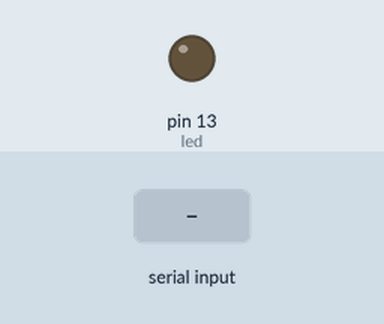
Simulated run of this sketch. Board: Arduino Uno, built with avr-gcc and run on an emulated ATmega328P. Shown: output pins drawn as LEDs (lit = HIGH). Inputs (shaded band) come from the test bench.

Above: at 1.2 s.
1.3 s: "1" received over Serial
At 2.1 s:
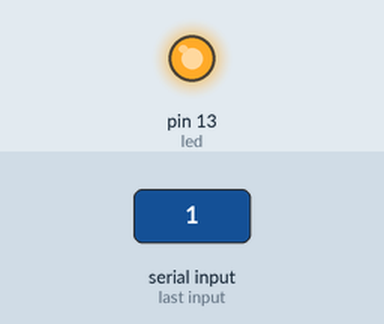
2.8 s: "0" received over Serial
At 3.2 s:
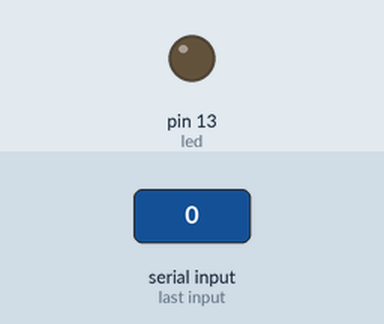
Timing chart, 0 to 5.8 s (numbered marks = the images above; inputs shaded):
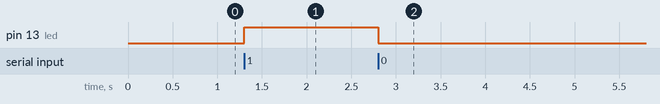

Measured:
- after the input at 1.3 s, pin 13 (led): LOW → HIGH at once
- after the input at 2.8 s, pin 13 (led): HIGH → LOW at once

The sketch:

SerialLED.ino
```cpp
int led = 13;
int incomingByte = 0;	// for incoming serial data

void setup() {
  pinMode(led, OUTPUT);
  Serial.begin(9600);	// opens serial port, sets data rate to 9600 bps
}

void loop() {
  if (Serial.available() > 0) {
    incomingByte = Serial.read();

    if(incomingByte==49){
      digitalWrite(led, HIGH);
    }
    else{
      digitalWrite(led, LOW);
    }
  }
}
```
